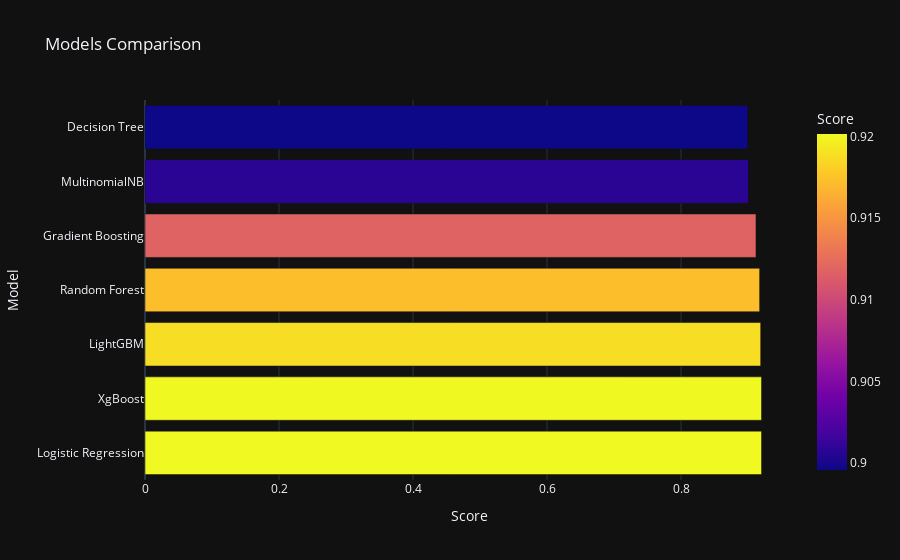

The code cell stored with this chart in its notebook:
### Code cell
px.bar(data_frame = accuracy, x = 'Score', y = 'Model', color = 'Score', template = 'plotly_dark', title = 'Models Comparison')

### Figure 1 — Plotly figure (JSON) as saved in the notebook; plotly's stock layout.template omitted (floating-point values rounded to 4 significant figures)
{"data": [{"alignmentgroup": "True", "hovertemplate": "Score=%{marker.color}<br>Model=%{y}<extra></extra>", "legendgroup": "", "marker": {"color": [0.9201, 0.9201, 0.9188, 0.9173, 0.9118, 0.9008, 0.8996], "coloraxis": "coloraxis", "pattern": {"shape": ""}}, "name": "", "offsetgroup": "", "orientation": "h", "showlegend": false, "textposition": "auto", "type": "bar", "x": [0.9201, 0.9201, 0.9188, 0.9173, 0.9118, 0.9008, 0.8996], "xaxis": "x", "y": ["Logistic Regression", "XgBoost", "LightGBM", "Random Forest", "Gradient Boosting", "MultinomialNB", "Decision Tree"], "yaxis": "y"}], "layout": {"barmode": "relative", "coloraxis": {"colorbar": {"title": {"text": "Score"}}, "colorscale": [[0, "#0d0887"], [0.1111, "#46039f"], [0.2222, "#7201a8"], [0.3333, "#9c179e"], [0.4444, "#bd3786"], [0.5556, "#d8576b"], [0.6667, "#ed7953"], [0.7778, "#fb9f3a"], [0.8889, "#fdca26"], [1, "#f0f921"]]}, "legend": {"tracegroupgap": 0}, "title": {"text": "Models Comparison"}, "xaxis": {"anchor": "y", "domain": [0, 1], "title": {"text": "Score"}}, "yaxis": {"anchor": "x", "domain": [0, 1], "title": {"text": "Model"}}}}
